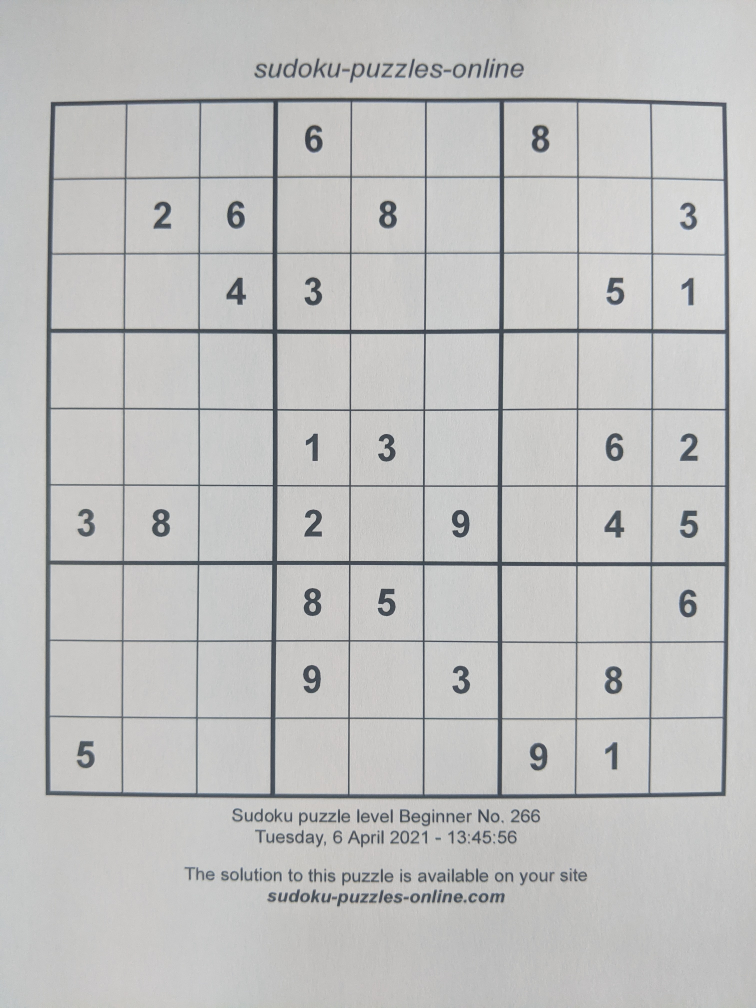
#> input picture antrenare/clasic/02.jpg, 3024 x 4032 px (shown at 1/4 size); its folder holds only this picture in this run
$ python -i utils.py   (imports and definitions only)
#> lines starting #> are read from the running program, lines starting #| are printed output that depends on the picture; after the words box and inside, x2 and y2 are one past the last pixel; in counts of white or black regions, pixels touching at a corner belong together
#> further down, picture is the input picture: shape (4032, 3024, 3); mean B, G, R 191.9, 192.5, 192.3
import cv2 as cv
import numpy as np
from parameters import *
import os


# [44 lines left out: functions show_image, get_data, write_answers, get_text_file_contents, not called in this run]


def sharpen_image(image, debug=False):
#> called with debug = False
    grayed_image = cv.cvtColor(image, cv.COLOR_BGR2GRAY)
    image_median_blurred = cv.medianBlur(grayed_image, 5)
    image_gaussian_blurred = cv.GaussianBlur(grayed_image, (0, 0), 9)
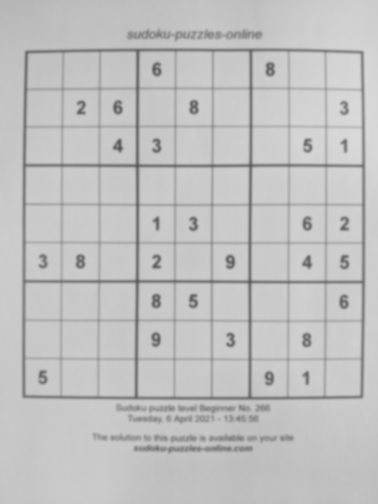
#> image_gaussian_blurred: shape (4032, 3024) (shown at 1/8 size); min 82, max 217, mean 192.4
    image_sharpened = cv.addWeighted(image_median_blurred, 1.2, image_gaussian_blurred, -0.8, 0)
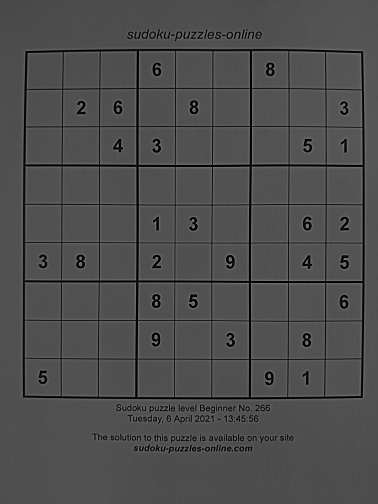
#> image_sharpened: shape (4032, 3024) (shown at 1/8 size); min 0, max 153, mean 77.5
    # _, thresh = cv.threshold(image_sharpened, 20, 255, cv.THRESH_BINARY)
    thresh = cv.adaptiveThreshold(image_sharpened, 255, cv.ADAPTIVE_THRESH_GAUSSIAN_C, cv.THRESH_BINARY, 15, 8)
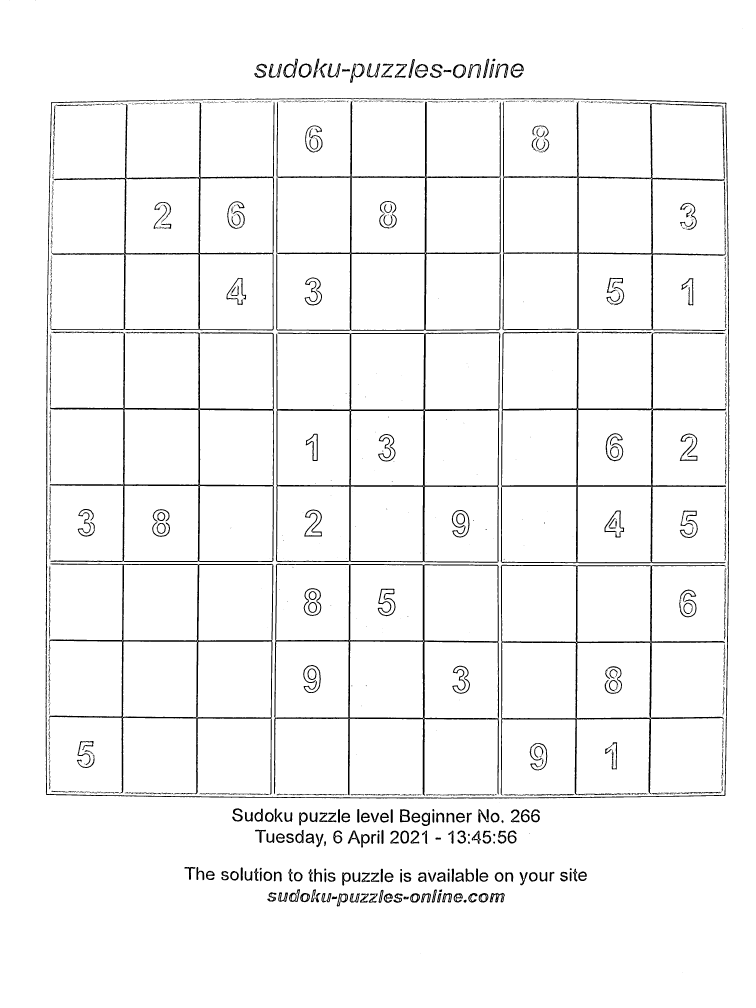
#> thresh: shape (4032, 3024) (shown at 1/4 size); 96.1% white; 1503 black regions (1085 under 20 px), largest, box (x1, y1, x2, y2) and area: (182, 392, 2917, 3194) 37205, (1103, 1328, 2002, 2251) 35839, (2003, 1327, 2905, 2253) 32516

    kernel = np.ones((6, 6), np.uint8)
    thresh = cv.erode(thresh, kernel)
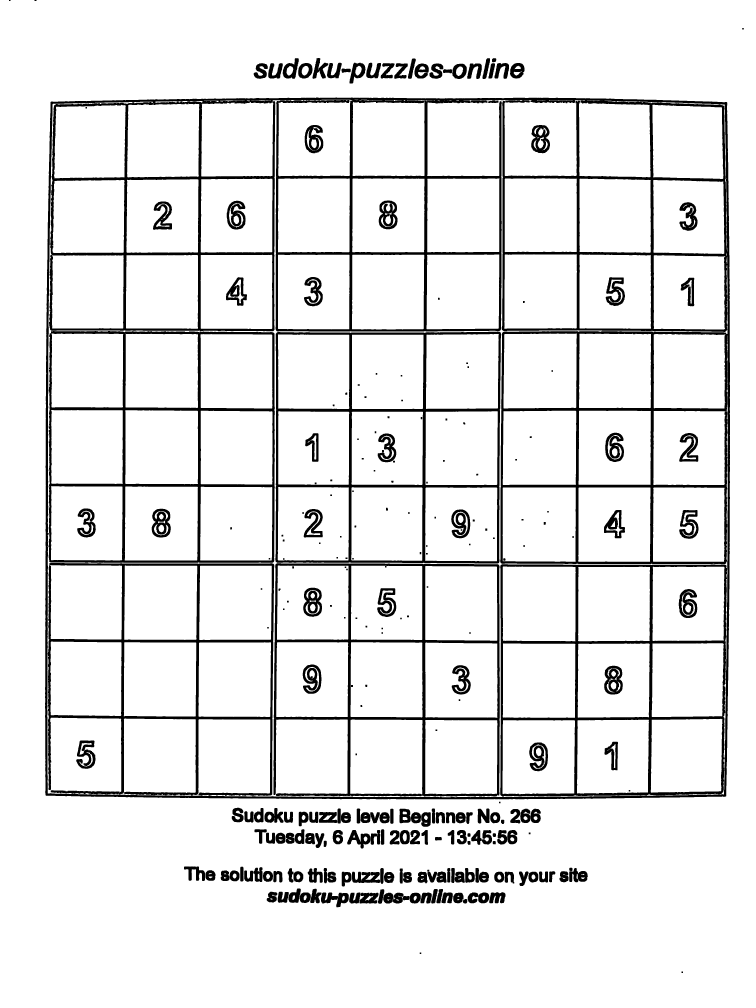
#> thresh: shape (4032, 3024) (shown at 1/4 size); 91.2% white; 265 black regions, largest, box (x1, y1, x2, y2) and area: (180, 390, 2920, 3197) 382716, (2001, 2257, 2908, 3187) 73186, (1094, 2253, 1999, 3186) 72804

    if debug:
        show_image("default", grayed_image)
        show_image("median", image_median_blurred)
        show_image("gaussian", image_gaussian_blurred)
        show_image("sharpened", image_sharpened)
        show_image("thresh", thresh)

    return thresh


# [278 lines left out: functions sharpen_digit, preprocess_image, border_gray_image, zones_image, fill_zone, get_zones and 6 more, not called in this run]

>>> import cv2
>>> picture = cv2.imread('antrenare/clasic/02.jpg')
>>> result = sharpen_image(picture)

$ run again, on antrenare/clasic/03.jpg
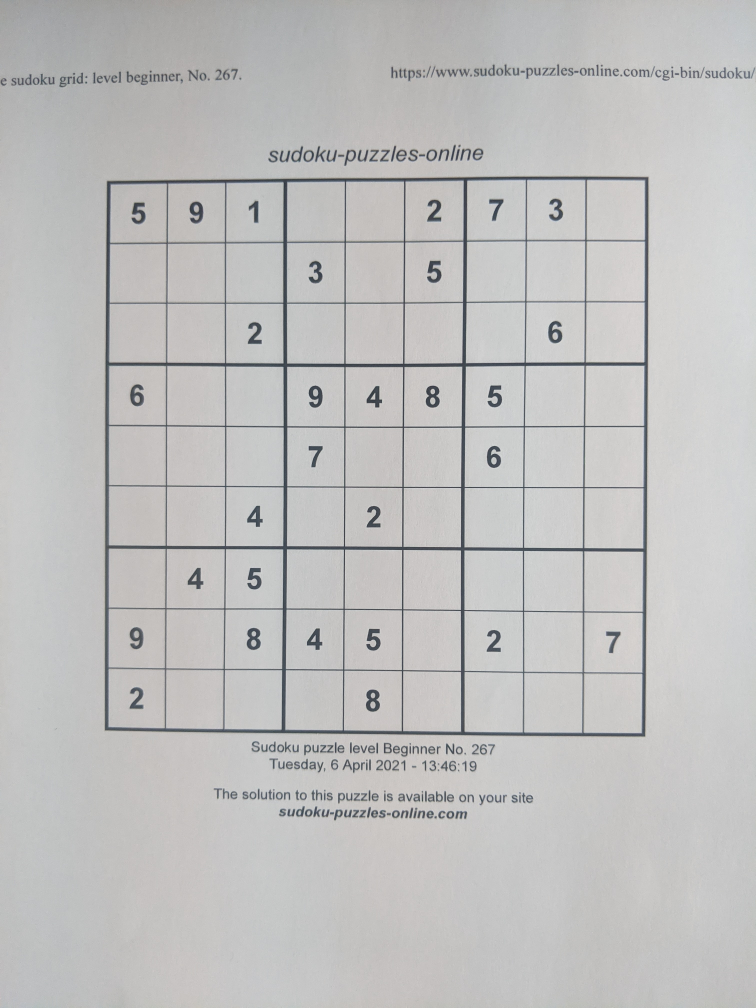
#> input picture antrenare/clasic/03.jpg, 3024 x 4032 px (shown at 1/4 size)
#> picture is the input picture: shape (4032, 3024, 3); mean B, G, R 190.7, 191.2, 191.6
#> in sharpen_image, `image_sharpened = cv.addWeighted(image_median_blurred, 1.2, image_gaus..`:
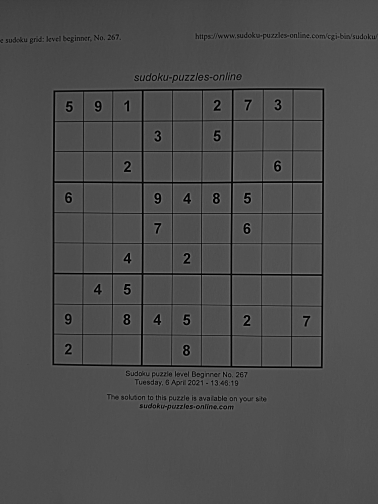
#> image_sharpened: shape (4032, 3024) (shown at 1/8 size); min 0, max 155, mean 77.1
#> in sharpen_image, `thresh = cv.erode(thresh, kernel)`:
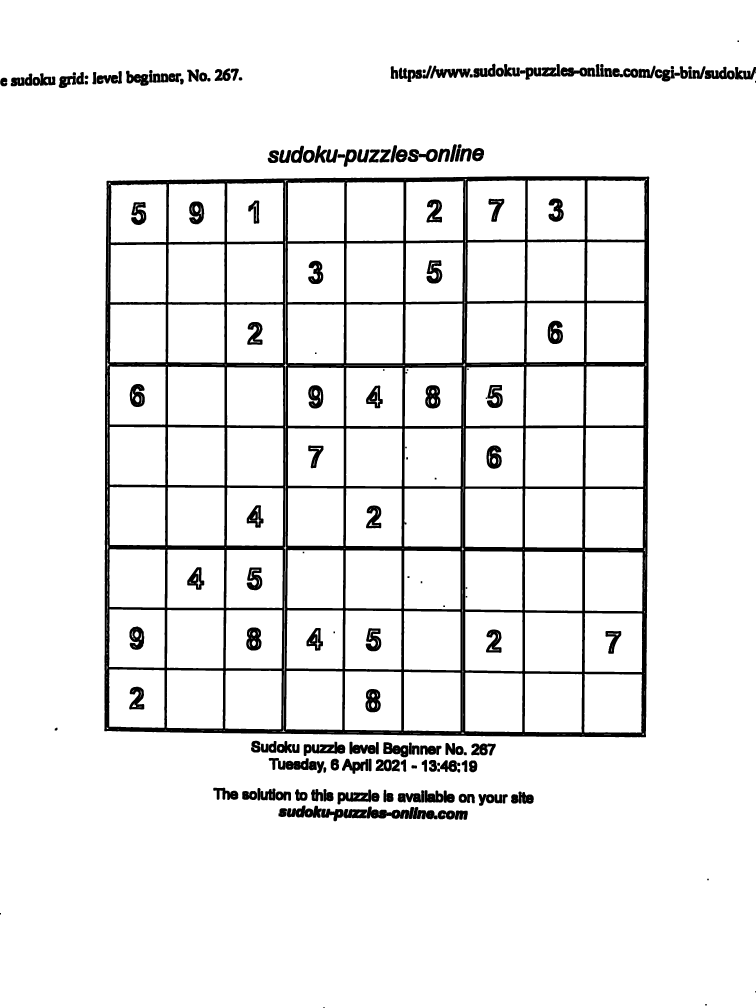
#> thresh: shape (4032, 3024) (shown at 1/4 size); 92.9% white; 204 black regions (2 under 20 px), largest, box (x1, y1, x2, y2) and area: (417, 705, 2597, 2949) 564616, (1285, 3235, 1468, 3285) 5402, (1466, 3226, 1637, 3276) 4956

$ run again, on antrenare/clasic/05.jpg
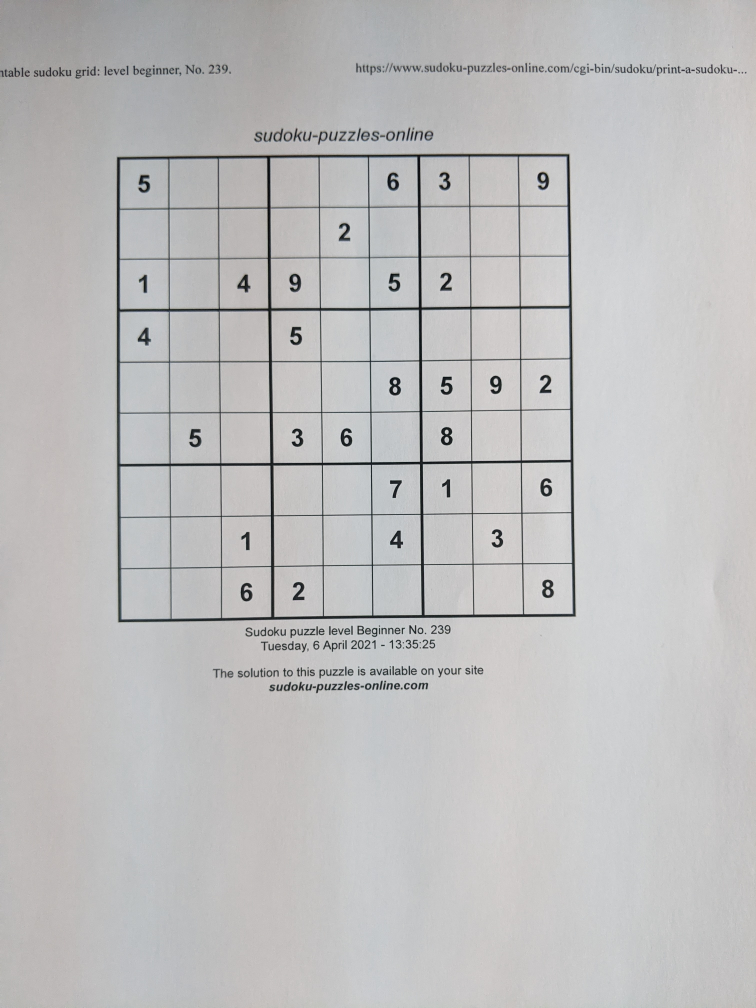
#> input picture antrenare/clasic/05.jpg, 3024 x 4032 px (shown at 1/4 size)
#> picture is the input picture: shape (4032, 3024, 3); mean B, G, R 190.1, 189.9, 190.4
#> in sharpen_image, `image_sharpened = cv.addWeighted(image_median_blurred, 1.2, image_gaus..`:
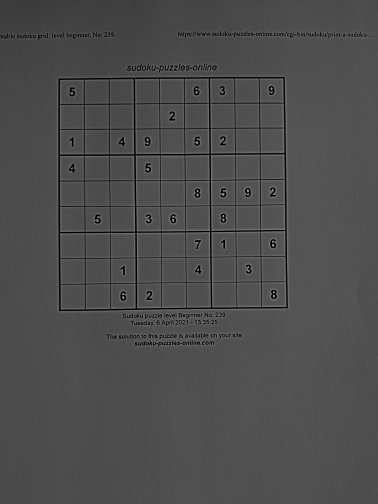
#> image_sharpened: shape (4032, 3024) (shown at 1/8 size); min 0, max 175, mean 77.2
#> in sharpen_image, `thresh = cv.erode(thresh, kernel)`:
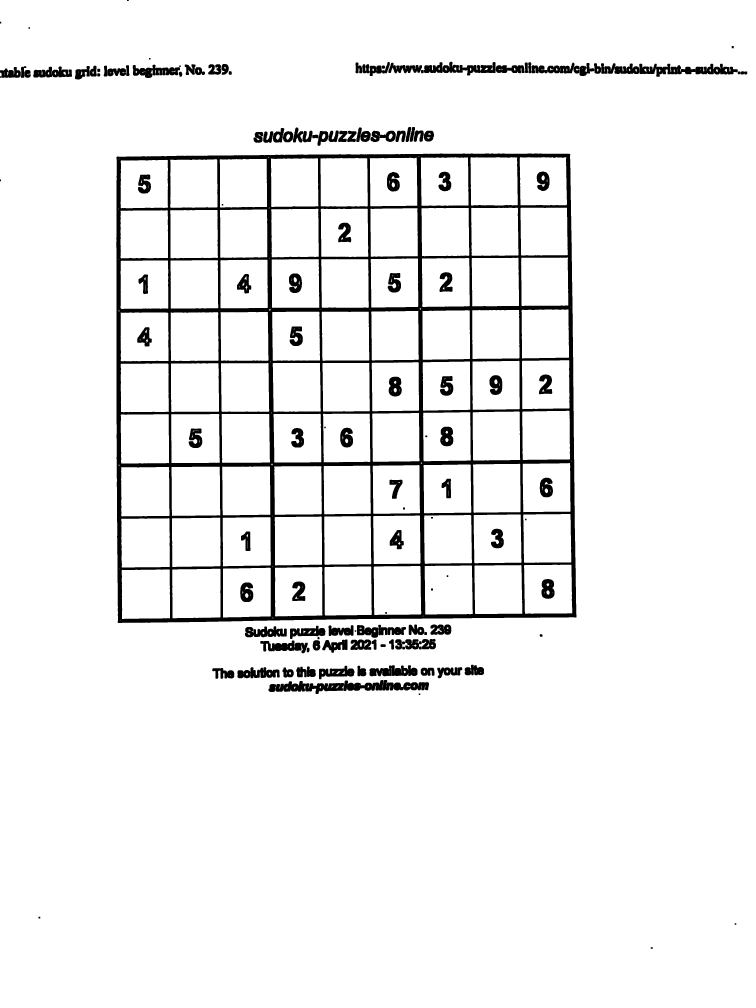
#> thresh: shape (4032, 3024) (shown at 1/4 size); 94.2% white; 133 black regions, largest, box (x1, y1, x2, y2) and area: (465, 614, 2306, 2492) 444818, (1074, 2720, 1716, 2776) 18204, (2404, 253, 2951, 307) 14618
